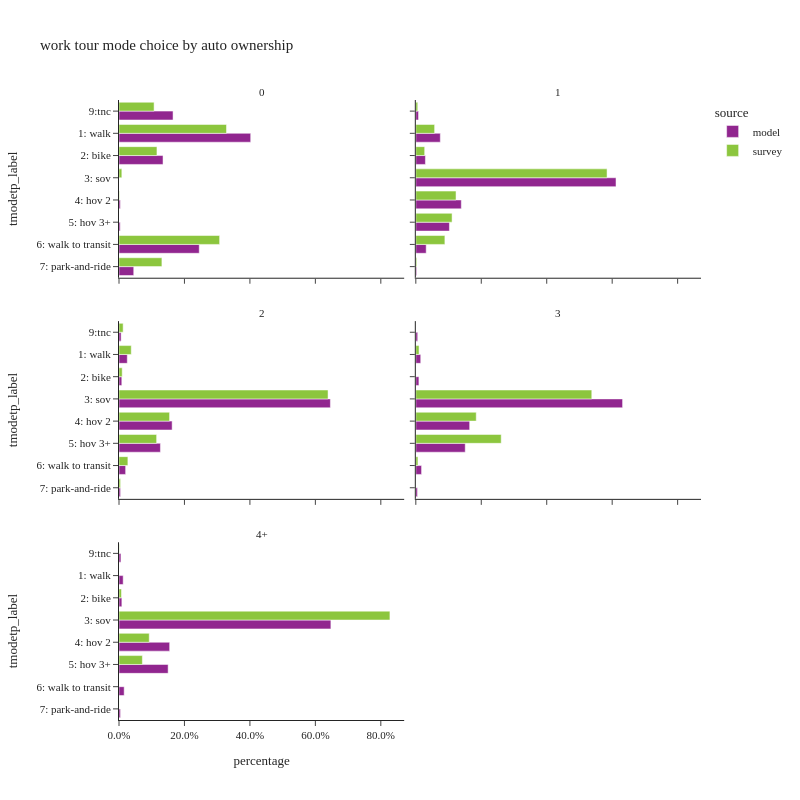

Notebook code for this chart:
### Code cell
plot_mode_choice(wk_tour.loc[wk_tour['auto_ownership_4+']!="-1"],"auto_ownership_4+",
                 {"auto_ownership_4+":["0","1","2","3","4+"],
                  "tmodetp_label":["1: walk","2: bike","3: sov","4: hov 2","5: hov 3+","6: walk to transit",
                                   "7: park-and-ride","8: school bus","9: other–survey only"]},
                 "auto ownership",2,800)

### Figure 1 — Plotly figure (JSON) as saved in the notebook; plotly's stock layout.template omitted (floating-point values rounded to 4 significant figures)
{"data": [{"alignmentgroup": "True", "customdata": [[10146], [4431], [193], [143], [7634], [1369], [4287]], "hovertemplate": "source=model<br>auto_ownership_4+=0<br>percentage=%{x}<br>tmodetp_label=%{y}<br>sample count=%{customdata[0]}<extra></extra>", "legendgroup": "model", "marker": {"color": "#91268F", "pattern": {"shape": ""}}, "name": "model", "offsetgroup": "model", "orientation": "h", "showlegend": true, "textposition": "auto", "type": "bar", "x": [0.4024, 0.1345, 0.004043, 0.003669, 0.2452, 0.04503, 0.1652], "xaxis": "x5", "y": ["1: walk", "2: bike", "4: hov 2", "5: hov 3+", "6: walk to transit", "7: park-and-ride", "9:tnc"], "yaxis": "y5"}, {"alignmentgroup": "True", "customdata": [[61], [28], [4], [2], [96], [8], [9]], "hovertemplate": "source=survey<br>auto_ownership_4+=0<br>percentage=%{x}<br>tmodetp_label=%{y}<br>sample count=%{customdata[0]}<extra></extra>", "legendgroup": "survey", "marker": {"color": "#8CC63E", "pattern": {"shape": ""}}, "name": "survey", "offsetgroup": "survey", "orientation": "h", "showlegend": true, "textposition": "auto", "type": "bar", "x": [0.3284, 0.116, 0.008656, 0.001251, 0.3074, 0.1311, 0.1072], "xaxis": "x5", "y": ["1: walk", "2: bike", "3: sov", "4: hov 2", "6: walk to transit", "7: park-and-ride", "9:tnc"], "yaxis": "y5"}, {"alignmentgroup": "True", "customdata": [[21179], [9920], [234172], [54283], [40593], [9806], [925], [2227]], "hovertemplate": "source=model<br>auto_ownership_4+=1<br>percentage=%{x}<br>tmodetp_label=%{y}<br>sample count=%{customdata[0]}<extra></extra>", "legendgroup": "model", "marker": {"color": "#91268F", "pattern": {"shape": ""}}, "name": "model", "offsetgroup": "model", "orientation": "h", "showlegend": false, "textposition": "auto", "type": "bar", "x": [0.07483, 0.02931, 0.6117, 0.139, 0.1027, 0.03167, 0.002557, 0.00825], "xaxis": "x6", "y": ["1: walk", "2: bike", "3: sov", "4: hov 2", "5: hov 3+", "6: walk to transit", "7: park-and-ride", "9:tnc"], "yaxis": "y6"}, {"alignmentgroup": "True", "customdata": [[72], [55], [361], [71], [30], [111], [7], [4]], "hovertemplate": "source=survey<br>auto_ownership_4+=1<br>percentage=%{x}<br>tmodetp_label=%{y}<br>sample count=%{customdata[0]}<extra></extra>", "legendgroup": "survey", "marker": {"color": "#8CC63E", "pattern": {"shape": ""}}, "name": "survey", "offsetgroup": "survey", "orientation": "h", "showlegend": false, "textposition": "auto", "type": "bar", "x": [0.05745, 0.02706, 0.5843, 0.1229, 0.1108, 0.08884, 0.002845, 0.005874], "xaxis": "x6", "y": ["1: walk", "2: bike", "3: sov", "4: hov 2", "5: hov 3+", "6: walk to transit", "7: park-and-ride", "9:tnc"], "yaxis": "y6"}, {"alignmentgroup": "True", "customdata": [[15997], [5734], [462371], [119146], [93419], [11412], [3278], [3738]], "hovertemplate": "source=model<br>auto_ownership_4+=2<br>percentage=%{x}<br>tmodetp_label=%{y}<br>sample count=%{customdata[0]}<extra></extra>", "legendgroup": "model", "marker": {"color": "#91268F", "pattern": {"shape": ""}}, "name": "model", "offsetgroup": "model", "orientation": "h", "showlegend": false, "textposition": "auto", "type": "bar", "x": [0.02528, 0.008546, 0.6459, 0.1623, 0.1266, 0.02025, 0.004706, 0.006451], "xaxis": "x3", "y": ["1: walk", "2: bike", "3: sov", "4: hov 2", "5: hov 3+", "6: walk to transit", "7: park-and-ride", "9:tnc"], "yaxis": "y3"}, {"alignmentgroup": "True", "customdata": [[20], [17], [426], [67], [34], [46], [4], [2]], "hovertemplate": "source=survey<br>auto_ownership_4+=2<br>percentage=%{x}<br>tmodetp_label=%{y}<br>sample count=%{customdata[0]}<extra></extra>", "legendgroup": "survey", "marker": {"color": "#8CC63E", "pattern": {"shape": ""}}, "name": "survey", "offsetgroup": "survey", "orientation": "h", "showlegend": false, "textposition": "auto", "type": "bar", "x": [0.03742, 0.009774, 0.6388, 0.1545, 0.115, 0.02715, 0.004738, 0.01265], "xaxis": "x3", "y": ["1: walk", "2: bike", "3: sov", "4: hov 2", "5: hov 3+", "6: walk to transit", "7: park-and-ride", "9:tnc"], "yaxis": "y3"}, {"alignmentgroup": "True", "customdata": [[5245], [3028], [230907], [60660], [55969], [4909], [1857], [1818]], "hovertemplate": "source=model<br>auto_ownership_4+=3<br>percentage=%{x}<br>tmodetp_label=%{y}<br>sample count=%{customdata[0]}<extra></extra>", "legendgroup": "model", "marker": {"color": "#91268F", "pattern": {"shape": ""}}, "name": "model", "offsetgroup": "model", "orientation": "h", "showlegend": false, "textposition": "auto", "type": "bar", "x": [0.01498, 0.009428, 0.6318, 0.1645, 0.151, 0.01757, 0.005009, 0.005746], "xaxis": "x4", "y": ["1: walk", "2: bike", "3: sov", "4: hov 2", "5: hov 3+", "6: walk to transit", "7: park-and-ride", "9:tnc"], "yaxis": "y4"}, {"alignmentgroup": "True", "customdata": [[2], [2], [132], [26], [16], [4]], "hovertemplate": "source=survey<br>auto_ownership_4+=3<br>percentage=%{x}<br>tmodetp_label=%{y}<br>sample count=%{customdata[0]}<extra></extra>", "legendgroup": "survey", "marker": {"color": "#8CC63E", "pattern": {"shape": ""}}, "name": "survey", "offsetgroup": "survey", "orientation": "h", "showlegend": false, "textposition": "auto", "type": "bar", "x": [0.009854, 0.0005149, 0.5376, 0.1846, 0.2609, 0.006467], "xaxis": "x4", "y": ["1: walk", "2: bike", "3: sov", "4: hov 2", "5: hov 3+", "6: walk to transit"], "yaxis": "y4"}, {"alignmentgroup": "True", "customdata": [[3424], [1984], [171227], [41067], [39880], [3183], [1252], [1355]], "hovertemplate": "source=model<br>auto_ownership_4+=4+<br>percentage=%{x}<br>tmodetp_label=%{y}<br>sample count=%{customdata[0]}<extra></extra>", "legendgroup": "model", "marker": {"color": "#91268F", "pattern": {"shape": ""}}, "name": "model", "offsetgroup": "model", "orientation": "h", "showlegend": false, "textposition": "auto", "type": "bar", "x": [0.01274, 0.008724, 0.6474, 0.1548, 0.1501, 0.01581, 0.004541, 0.005893], "xaxis": "x", "y": ["1: walk", "2: bike", "3: sov", "4: hov 2", "5: hov 3+", "6: walk to transit", "7: park-and-ride", "9:tnc"], "yaxis": "y"}, {"alignmentgroup": "True", "customdata": [[2], [88], [10], [5], [1], [1]], "hovertemplate": "source=survey<br>auto_ownership_4+=4+<br>percentage=%{x}<br>tmodetp_label=%{y}<br>sample count=%{customdata[0]}<extra></extra>", "legendgroup": "survey", "marker": {"color": "#8CC63E", "pattern": {"shape": ""}}, "name": "survey", "offsetgroup": "survey", "orientation": "h", "showlegend": false, "textposition": "auto", "type": "bar", "x": [0.007453, 0.8278, 0.09237, 0.07138, 0.0002312, 0.0007574], "xaxis": "x", "y": ["2: bike", "3: sov", "4: hov 2", "5: hov 3+", "7: park-and-ride", "9:tnc"], "yaxis": "y"}], "layout": {"annotations": [{"font": {}, "showarrow": false, "text": "4+", "x": 0.245, "xanchor": "center", "xref": "paper", "y": 0.2867, "yanchor": "bottom", "yref": "paper"}, {"font": {}, "showarrow": false, "text": "2", "x": 0.245, "xanchor": "center", "xref": "paper", "y": 0.6433, "yanchor": "bottom", "yref": "paper"}, {"font": {}, "showarrow": false, "text": "3", "x": 0.755, "xanchor": "center", "xref": "paper", "y": 0.6433, "yanchor": "bottom", "yref": "paper"}, {"font": {}, "showarrow": false, "text": "0", "x": 0.245, "xanchor": "center", "xref": "paper", "y": 1.0, "yanchor": "bottom", "yref": "paper"}, {"font": {}, "showarrow": false, "text": "1", "x": 0.755, "xanchor": "center", "xref": "paper", "y": 1.0, "yanchor": "bottom", "yref": "paper"}], "barmode": "group", "height": 800, "legend": {"title": {"text": "source"}, "tracegroupgap": 0}, "title": {"text": "work tour mode choice by auto ownership"}, "width": 800, "xaxis": {"anchor": "y", "domain": [0.0, 0.49], "tickformat": ".1%", "title": {"text": "percentage"}}, "xaxis2": {"anchor": "y2", "domain": [0.51, 1.0], "matches": "x", "tickformat": ".1%", "title": {"text": "percentage"}}, "xaxis3": {"anchor": "y3", "domain": [0.0, 0.49], "matches": "x", "showticklabels": false, "tickformat": ".1%"}, "xaxis4": {"anchor": "y4", "domain": [0.51, 1.0], "matches": "x", "showticklabels": false, "tickformat": ".1%"}, "xaxis5": {"anchor": "y5", "domain": [0.0, 0.49], "matches": "x", "showticklabels": false, "tickformat": ".1%"}, "xaxis6": {"anchor": "y6", "domain": [0.51, 1.0], "matches": "x", "showticklabels": false, "tickformat": ".1%"}, "yaxis": {"anchor": "x", "categoryarray": ["9: other–survey only", "8: school bus", "7: park-and-ride", "6: walk to transit", "5: hov 3+", "4: hov 2", "3: sov", "2: bike", "1: walk"], "categoryorder": "array", "domain": [0.0, 0.2867], "title": {"text": "tmodetp_label"}}, "yaxis2": {"anchor": "x2", "domain": [0.0, 0.2867], "matches": "y", "showticklabels": false}, "yaxis3": {"anchor": "x3", "categoryarray": ["9: other–survey only", "8: school bus", "7: park-and-ride", "6: walk to transit", "5: hov 3+", "4: hov 2", "3: sov", "2: bike", "1: walk"], "categoryorder": "array", "domain": [0.3567, 0.6433], "matches": "y", "title": {"text": "tmodetp_label"}}, "yaxis4": {"anchor": "x4", "domain": [0.3567, 0.6433], "matches": "y", "showticklabels": false}, "yaxis5": {"anchor": "x5", "categoryarray": ["9: other–survey only", "8: school bus", "7: park-and-ride", "6: walk to transit", "5: hov 3+", "4: hov 2", "3: sov", "2: bike", "1: walk"], "categoryorder": "array", "domain": [0.7133, 1.0], "matches": "y", "title": {"text": "tmodetp_label"}}, "yaxis6": {"anchor": "x6", "domain": [0.7133, 1.0], "matches": "y", "showticklabels": false}}}
